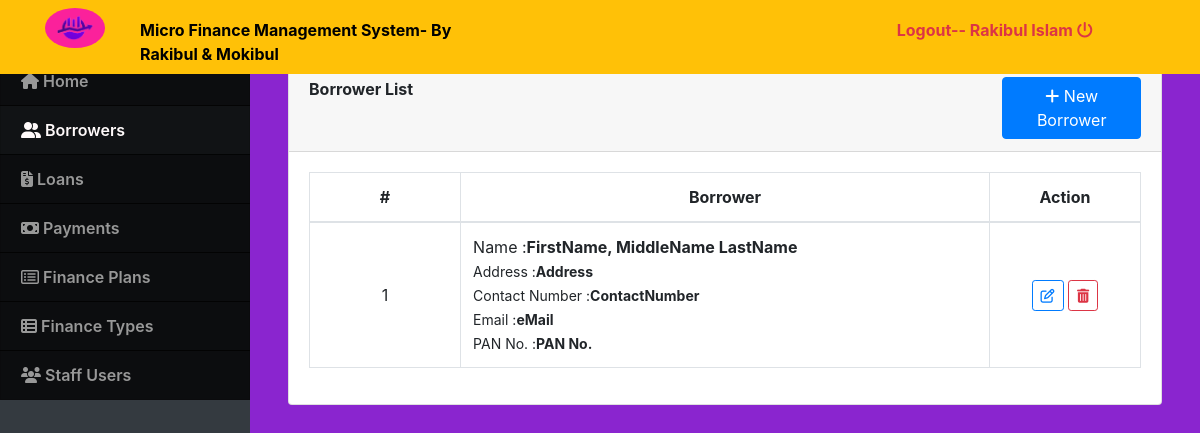
The app's page /index.php?page=borrowers (signed in), older data.
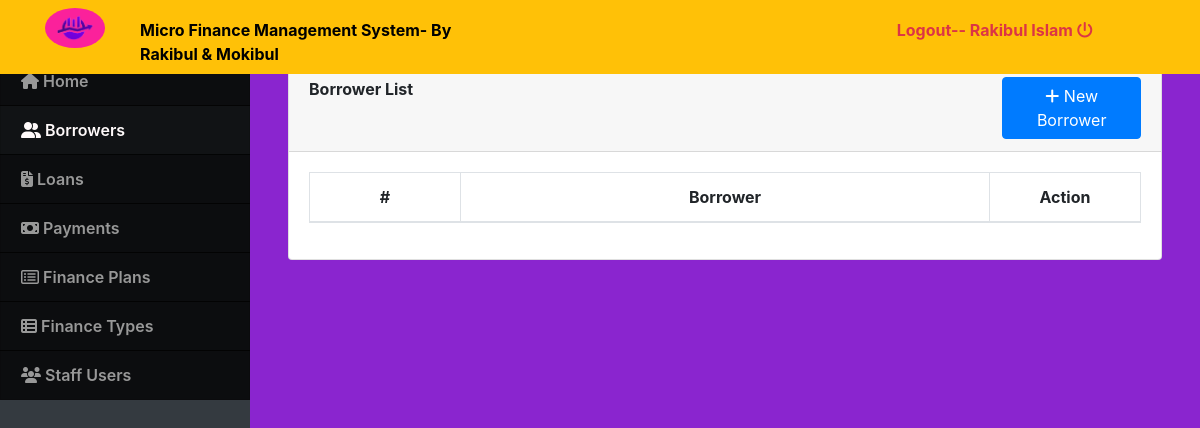
The same page, newer data.
### tables this page shows
CREATE TABLE `borrowers` (
  `id` int(30) NOT NULL,
  `firstname` varchar(100) NOT NULL,
  `middlename` varchar(100) NOT NULL,
  `lastname` varchar(100) NOT NULL,
  `contact_no` varchar(30) NOT NULL,
  `address` text NOT NULL,
  `email` varchar(50) NOT NULL,
  `tax_id` varchar(50) NOT NULL,
  `date_created` int(11) NOT NULL
);

### borrowers.php (the view, shortened to what this page needs)
<?php include 'db_connect.php' ?>
<div class="container-fluid">
	<div class="col-lg-12">
		<div class="card">
			<div class="card-header">
				<large class="card-title">
					<b>Borrower List</b>
				</large>
				<button class="btn btn-primary btn-block col-md-2 float-right" type="button" id="new_borrower"><i class="fa fa-plus"></i> New Borrower</button>
			</div>
			<div class="card-body">
				<table class="table table-bordered" id="borrower-list">
					<colgroup>
						<col width="10%">
						<col width="35%">
						<col width="10%">
					</colgroup>
					<thead>
						<tr>
							<th class="text-center">#</th>
							<th class="text-center">Borrower</th>
							<th class="text-center">Action</th>
						</tr>
					</thead>
					<tbody>
						<?php
						$i = 1;
						$qry = $conn->query("SELECT * FROM borrowers order by id desc");
						while ($row = $qry->fetch_assoc()) :
						?>
							<tr>
								<td class="text-center"><?php echo $i++ ?></td>
								<td>
									<p>Name :<b><?php echo ucwords($row['firstname'] . ", " . $row['middlename'] . ' ' . $row['lastname']) ?></b></p>
									<p><small>Address :<b><?php echo $row['address'] ?></small></b></p>
									<p><small>Contact Number :<b><?php echo $row['contact_no'] ?></small></b></p>
									<p><small>Email :<b><?php echo $row['email'] ?></small></b></p>
									<p><small> PAN No. :<b><?php echo $row['tax_id'] ?></small></b></p>
								</td>
								<td class="text-center">
									<button class="btn btn-outline-primary btn-sm edit_borrower" type="button" data-id="<?php echo $row['id'] ?>"><i class="fa fa-edit"></i></button>
									<button class="btn btn-outline-danger btn-sm delete_borrower" type="button" data-id="<?php echo $row['id'] ?>"><i class="fa fa-trash"></i></button>
								</td>
							</tr>
						<?php endwhile; ?>
					</tbody>
				</table>
			</div>
		</div>
	</div>
</div>

Row changes from the older to the newer data that the page shows:
removed borrowers: firstname+middlename+lastname "FirstName, MiddleName LastName", address "Address", contact_no "ContactNumber", email "eMail", tax "PAN No."
